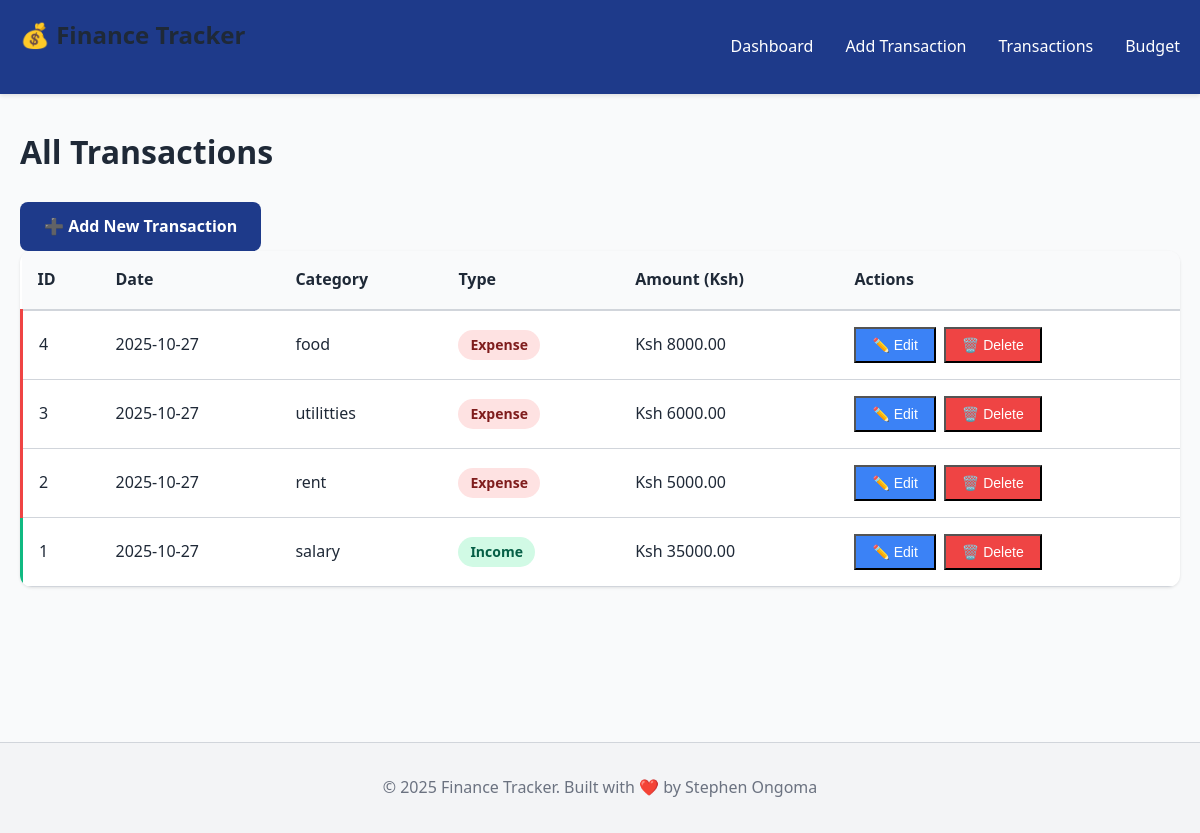
The app's page /transactions, older data.
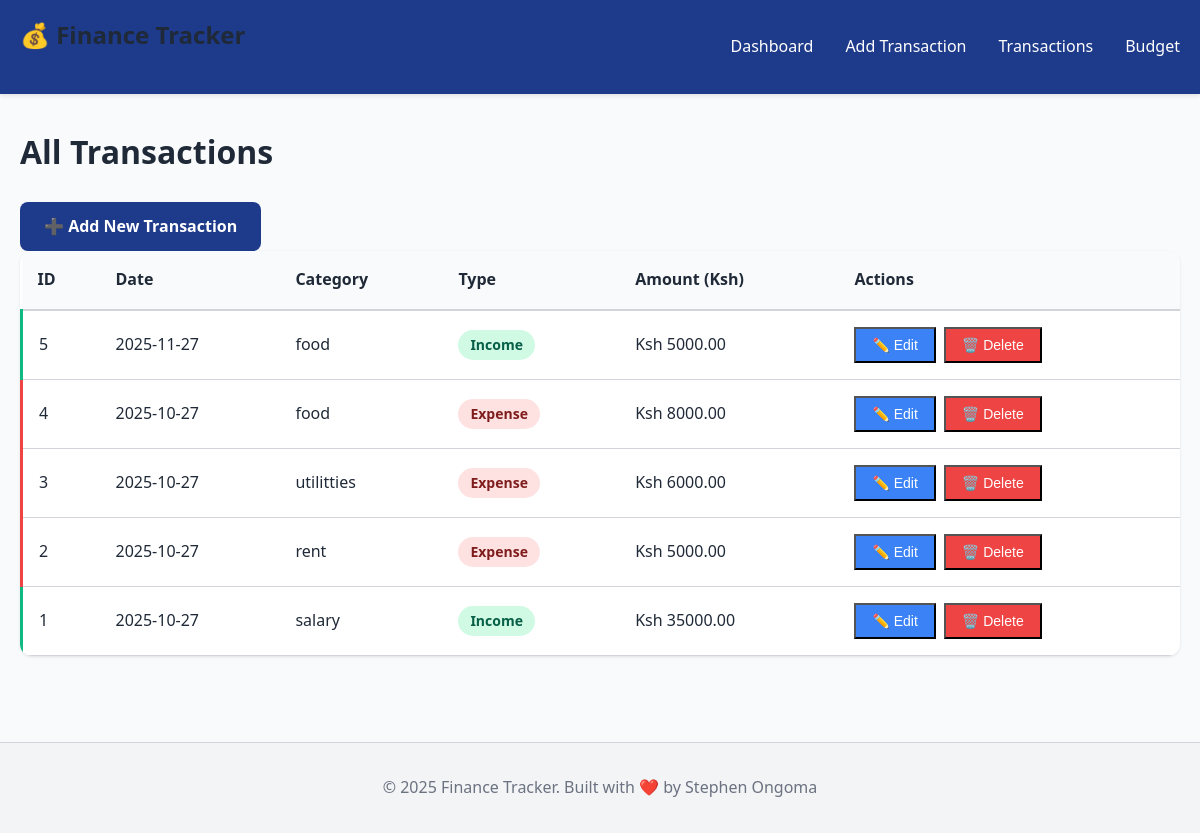
The same page, newer data.
### tables this page shows
CREATE TABLE transactions (
            id INTEGER PRIMARY KEY AUTOINCREMENT,
            type TEXT NOT NULL,
            category TEXT NOT NULL,
            amount REAL NOT NULL,
            date TEXT NOT NULL
        );

### app.py (the view)
@app.route('/transactions')
def transactions():
    all_transactions = get_all_transactions()
    return render_template('transactions.html', transactions=all_transactions)

### database.py (called while the page is built)
def connect():
    os.makedirs("data", exist_ok=True)
    conn = sqlite3.connect(DB_NAME)
    return conn

def get_all_transactions():
    conn = connect()
    cursor = conn.cursor()
    cursor.execute("""
        SELECT id, date, category, amount, type
        FROM transactions
        ORDER BY date DESC
    """)
    results = cursor.fetchall()
    conn.close()
    return results

### templates/transactions.html (shortened to what this page needs)
{% extends "base.html" %}
{% block content %}
<div class="transactions-page">
    <h1>All Transactions</h1>
    <div class="transactions-controls">
        <a href="{{ url_for('add_page') }}" class="btn btn-primary">➕ Add New Transaction</a>
    </div>
    {% if transactions %}
    <div class="transactions-table-container">
        <table class="transactions-table">
            <thead>
                <tr>
                    <th>ID</th>
                    <th>Date</th>
                    <th>Category</th>
                    <th>Type</th>
                    <th>Amount (Ksh)</th>
                    <th>Actions</th>
                </tr>
            </thead>
            <tbody>
                {% for trans_id, date, category, amount, trans_type in transactions %}
                <tr class="{% if trans_type == 'income' %}income-row{% else %}expense-row{% endif %}" data-id="{{ trans_id }}">
                    <td>{{ trans_id }}</td>
                    <td>{{ date.split(' ')[0] }}</td>
                    <td>{{ category }}</td>
                    <td><span class="type-badge">{{ trans_type.capitalize() }}</span></td>
                    <td>Ksh {{ "%.2f"|format(amount) }}</td>
                    <td class="actions">
                        <button onclick="editTransaction({{ trans_id }})" class="btn-small btn-edit">✏️ Edit</button>
                        <button onclick="deleteTransaction({{ trans_id }})" class="btn-small btn-delete">🗑️ Delete</button>
                    </td>
                </tr>
                {% endfor %}
            </tbody>
        </table>
    </div>
    {% else %}
    <div class="empty-state">
        <p>No transactions found. <a href="{{ url_for('add_page') }}">Add one now</a></p>
    </div>
    {% endif %}
</div>
{% endblock %}

Row changes from the older to the newer data that the page shows:
added transactions: date "2025-11-27", category "food", amount "5000.00"
